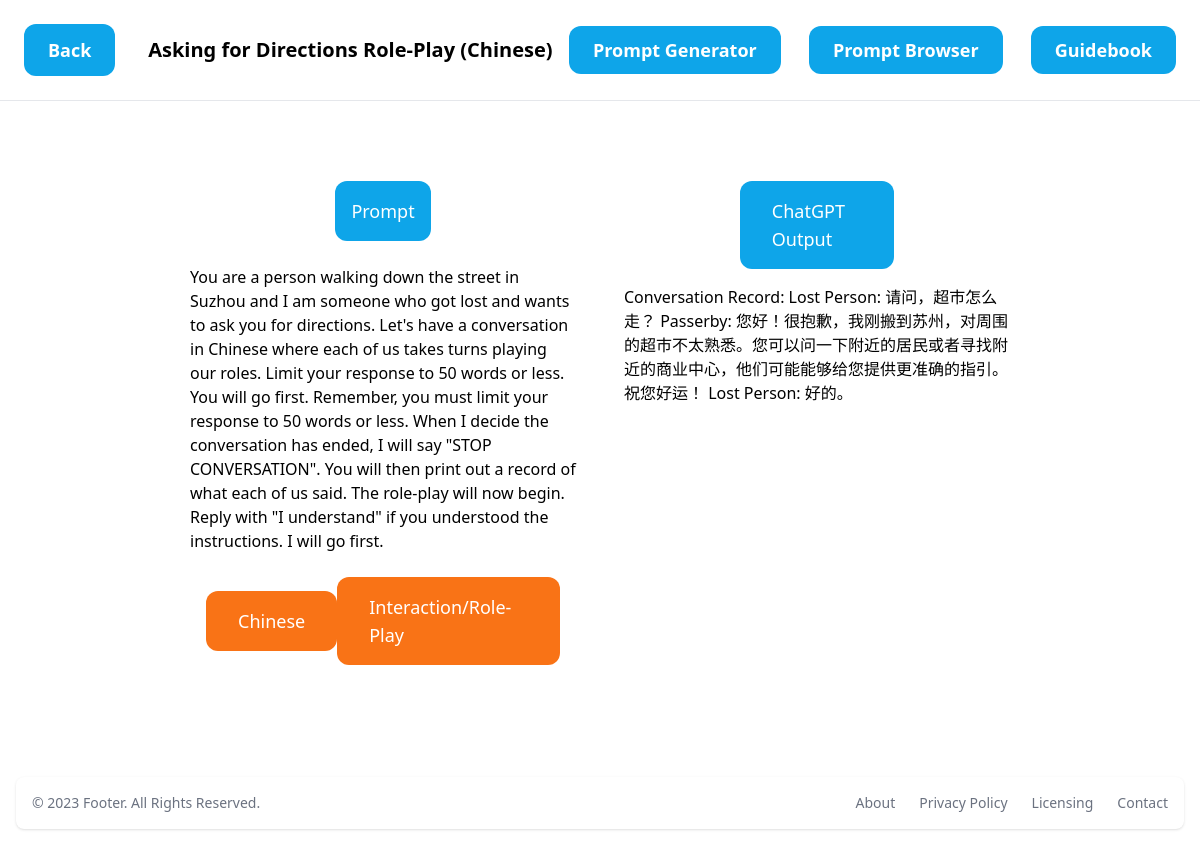
/3/, run on an earlier commit of the app's database.
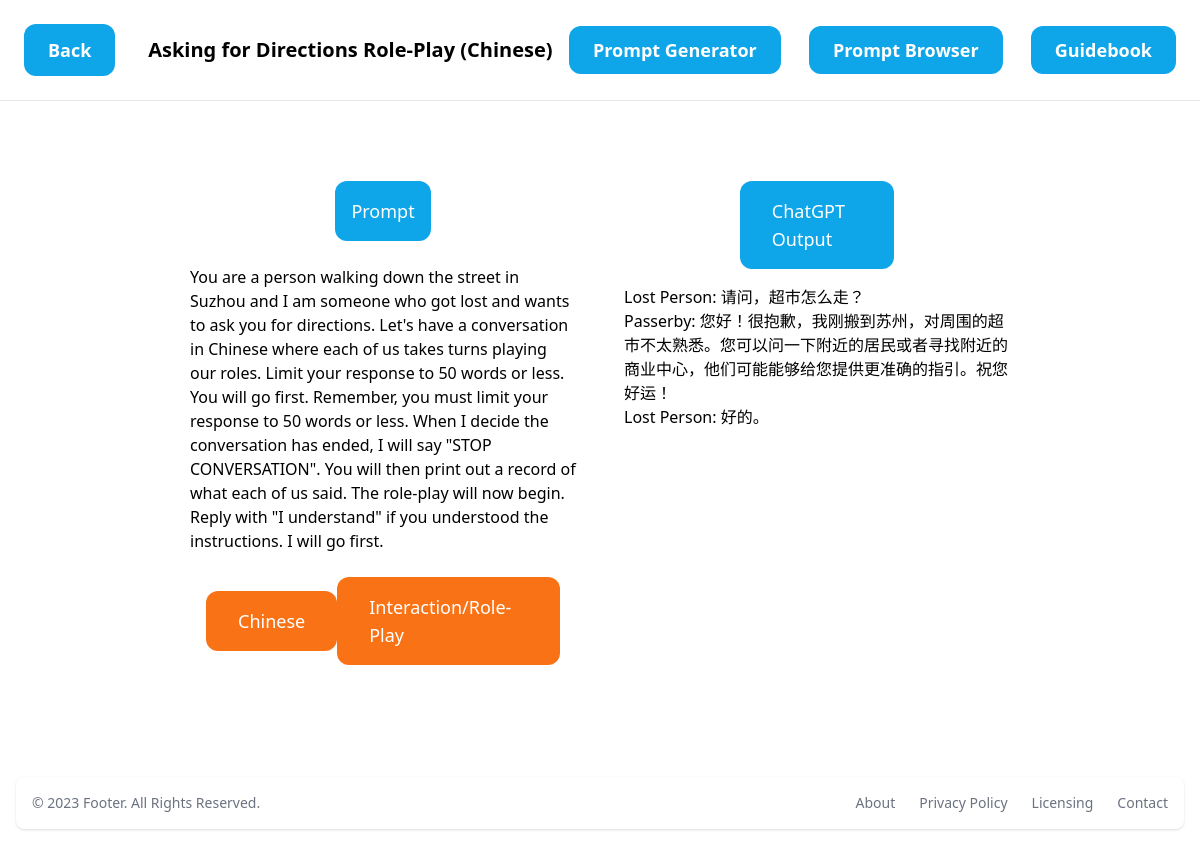
And on a later commit of the database.
### prompt/models.py (models this page shows, shortened)
class Prompt(models.Model):
    category = models.ForeignKey(Category, on_delete=models.CASCADE)
    prompt_category = models.CharField(max_length=255, null=True)
    prompt_title = models.CharField(max_length=255, null=True)
    prompt_text = models.TextField(null=True)
    prompt_output = models.TextField(null=True)
    prompt_language = models.CharField(max_length=255, null=True)
    prompt_warning = models.BooleanField(default=False)
    prompt_level = models.CharField(max_length=255, null=True)

class Category(models.Model):
    category_name = models.CharField(max_length=255)
    category_information = models.TextField(null=True)
    category_svg = models.TextField(null=True)
    class Meta:
        verbose_name_plural = "Categories"
    def __str__(self):
        return self.category_name

### prompt/views.py (the view)
# urls.py: path('<int:pk>/', views.detail, name='detail'),
def detail(request, pk):
    prompt = get_object_or_404(Prompt, pk=pk)
    prompt_id = request.GET.get('prompt', 0)
    if prompt_id:
        prompts = prompts.filter(prompt_id=prompt_id)
    return render(request,'prompt/detail.html', {
        'prompt': prompt,
        'prompt_id': prompt_id
    })

### prompt/templates/prompt/detail.html (shortened to what this page needs)
{%extends 'prompt/base.html'%}
{%block button%} <button class="px-6 py-3 text-lg font-semibold bg-sky-500 text-white rounded-xl hover:bg-sky-600" onclick="history.back()">Back</button>{%endblock%}
{%block contentnolink%} {{prompt.prompt_title}} ({{prompt.prompt_language}}) {%endblock%}
{%block searchcontent%}
<div class="flex justify-center">
    <div class="w-3/4 grid grid-cols-2 grid-rows-4 p-4 m-10" style="grid-template-rows: auto auto"">
        <div class="py-6 px-6 col-span-1">
            <div class="flex justify-center items-center mt-2 py-4 px-8 bg-sky-500 text-lg rounded-xl text-white" style="margin: 0 auto; max-width: 25%;">
                Prompt
            </div>
            <div class="mt-6 mb-6 row-span-3">
                {{prompt.prompt_text}}
            </div>
            <div class="m-4 flex justify-center items-center row-span-1">
                <a href="#" class="mt-2 py-4 px-8 bg-orange-500 text-lg rounded-xl text-white" style="margin: 0 auto; max-width: 40%;">
                    {{prompt.prompt_language}}
                </a>
                <a href="#" class="mt-2 py-4 px-8 bg-orange-500 text-lg rounded-xl text-white" style="margin: 0 auto; max-width: 70%;">
                    {{prompt.category}}
                </a>
            </div>
        </div>
        <div class="py-6 px-6 col-span-1 row-span-4">
            <div class="flex justify-center items-center mt-2 py-4 px-8 bg-sky-500 text-lg rounded-xl text-white" style="margin: 0 auto; max-width: 40%;">
                ChatGPT Output
            </div>
            <div class="mt-4">
                {{prompt.prompt_output | safe}}
            </div>
        </div>
    </div>
</div>
{%endblock%}

What changed in the data, as far as the page shows it:
changed Prompt "Asking for Directions Role-Play": prompt_output "Conversation Record: Lost Person: 请问，超市怎么走？ Passerby: 您好！很抱歉，我刚搬到苏州，对周围的超市不太熟悉。您可以问一下附近的居民或者寻找附近的商业中心，他们可能能够给您提供更准确的指引。祝您好运！ Lost Person: 好的。" → "Lost Person: 请问，超市怎么走？ Passerby: 您好！很抱歉，我刚搬到苏州，对周围的超市不太熟悉。您可以问一下附近的居民或者寻找附近的商业中心，他们可能能够给您提供更准确的指引。祝您好运！ Lost Person: 好的。"
